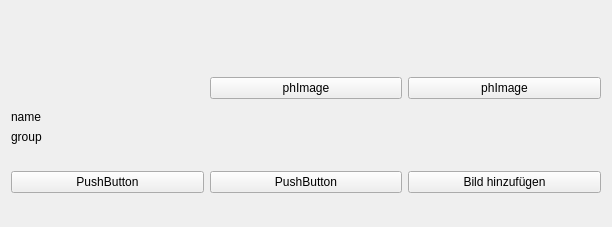
                  <widget class="QWidget" name="scrollAreaWidgetContents">
                   <property name="geometry">
                    <rect>
                     <x>0</x>
                     <y>0</y>
                     <width>612</width>
                     <height>227</height>
                    </rect>
                   </property>
                   <layout class="QVBoxLayout" name="verticalLayout_2">
                    <item>
                     <layout class="QHBoxLayout" name="horizontalLayout_2">
                      <item>
                       <layout class="QVBoxLayout" name="verticalLayout_3">
                        <item>
                         <widget class="QLabel" name="label_7">
                          <property name="minimumSize">
                           <size>
                            <width>72</width>
                            <height>72</height>
                           </size>
                          </property>
                          <property name="maximumSize">
                           <size>
                            <width>72</width>
                            <height>72</height>
                           </size>
                          </property>
                          <property name="text">
                           <string/>
                          </property>
                          <property name="pixmap">
                           <pixmap resource="src.qrc">:/Facy-Client/images/phPicture.png</pixmap>
                          </property>
                          <property name="scaledContents">
                           <bool>true</bool>
                          </property>
                         </widget>
                        </item>
                        <item>
                         <widget class="QLabel" name="label_8">
                          <property name="text">
                           <string>name</string>
                          </property>
                         </widget>
                        </item>
                        <item>
                         <widget class="QLabel" name="label_9">
                          <property name="text">
                           <string>group</string>
                          </property>
                         </widget>
                        </item>
                       </layout>
                      </item>
                      <item>
                       <widget class="QPushButton" name="pushButton_5">
                        <property name="text">
                         <string>phImage</string>
                        </property>
                       </widget>
                      </item>
                      <item>
                       <widget class="QPushButton" name="pushButton_6">
                        <property name="text">
                         <string>phImage</string>
                        </property>
                       </widget>
                      </item>
                     </layout>
                    </item>
                    <item>
                     <layout class="QHBoxLayout" name="horizontalLayout_3">
                      <item>
                       <widget class="QPushButton" name="pushButton_7">
                        <property name="text">
                         <string>PushButton</string>
                        </property>
                       </widget>
                      </item>
                      <item>
                       <widget class="QPushButton" name="pushButton_8">
                        <property name="text">
                         <string>PushButton</string>
                        </property>
                       </widget>
                      </item>
                      <item>
                       <widget class="QPushButton" name="btnUploadPictures">
                        <property name="text">
                         <string>Bild hinzufügen</string>
                        </property>
                       </widget>
                      </item>
                     </layout>
                    </item>
                   </layout>
                  </widget>
